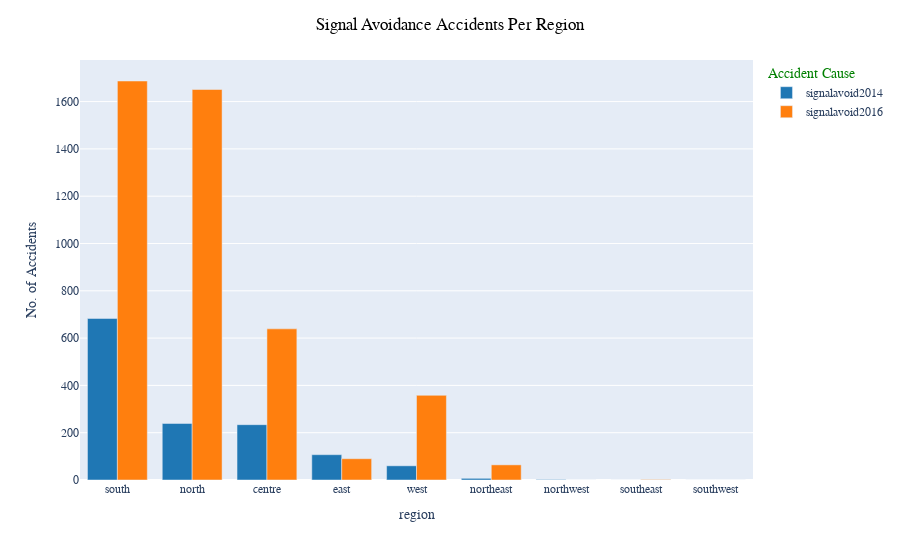

Notebook source saved alongside this figure:
### Markdown cell above
#### 4.1.6. Signal Avoidance Accidents Per Region

### Code cell
fig_5 = data.groupby("region")[signal].sum().sort_values(["signalavoid2014"], ascending=False)
fig_5 = px.bar(fig_5, barmode="group",
              labels={"value": "No. of Accidents", "variable": "Accident Cause"},
              color_discrete_sequence=px.colors.qualitative.D3)
fig_5.update_layout(title_text="Signal Avoidance Accidents Per Region", title_x=0.5,
                   font_family="Times New Roman", title_font_family="Times New Roman", 
                    title_font_color="black", legend_title_font_color="green")
fig_5.update_xaxes(title_font_family="Times New Roman")

### Figure 1 — Plotly figure (JSON) as saved in the notebook; plotly's stock layout.template omitted (floating-point values rounded to 4 significant figures)
{"data": [{"alignmentgroup": "True", "hovertemplate": "Accident Cause=signalavoid2014<br>region=%{x}<br>No. of Accidents=%{y}<extra></extra>", "legendgroup": "signalavoid2014", "marker": {"color": "#1F77B4", "pattern": {"shape": ""}}, "name": "signalavoid2014", "offsetgroup": "signalavoid2014", "orientation": "v", "showlegend": true, "textposition": "auto", "type": "bar", "x": ["south", "north", "centre", "east", "west", "northeast", "northwest", "southeast", "southwest"], "xaxis": "x", "y": [683, 239, 234, 107, 60, 7, 2, 0, 0], "yaxis": "y"}, {"alignmentgroup": "True", "hovertemplate": "Accident Cause=signalavoid2016<br>region=%{x}<br>No. of Accidents=%{y}<extra></extra>", "legendgroup": "signalavoid2016", "marker": {"color": "#FF7F0E", "pattern": {"shape": ""}}, "name": "signalavoid2016", "offsetgroup": "signalavoid2016", "orientation": "v", "showlegend": true, "textposition": "auto", "type": "bar", "x": ["south", "north", "centre", "east", "west", "northeast", "northwest", "southeast", "southwest"], "xaxis": "x", "y": [1687, 1651, 639, 90, 358, 64, 0, 2, 0], "yaxis": "y"}], "layout": {"barmode": "group", "font": {"family": "Times New Roman"}, "legend": {"title": {"font": {"color": "green"}, "text": "Accident Cause"}, "tracegroupgap": 0}, "margin": {"t": 60}, "title": {"font": {"color": "black", "family": "Times New Roman"}, "text": "Signal Avoidance Accidents Per Region", "x": 0.5}, "xaxis": {"anchor": "y", "domain": [0, 1], "title": {"font": {"family": "Times New Roman"}, "text": "region"}}, "yaxis": {"anchor": "x", "domain": [0, 1], "title": {"text": "No. of Accidents"}}}}
